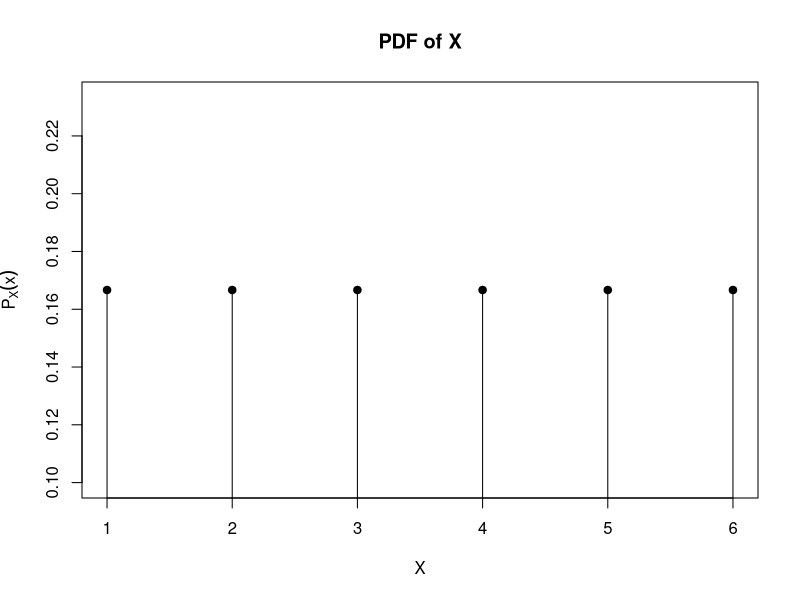
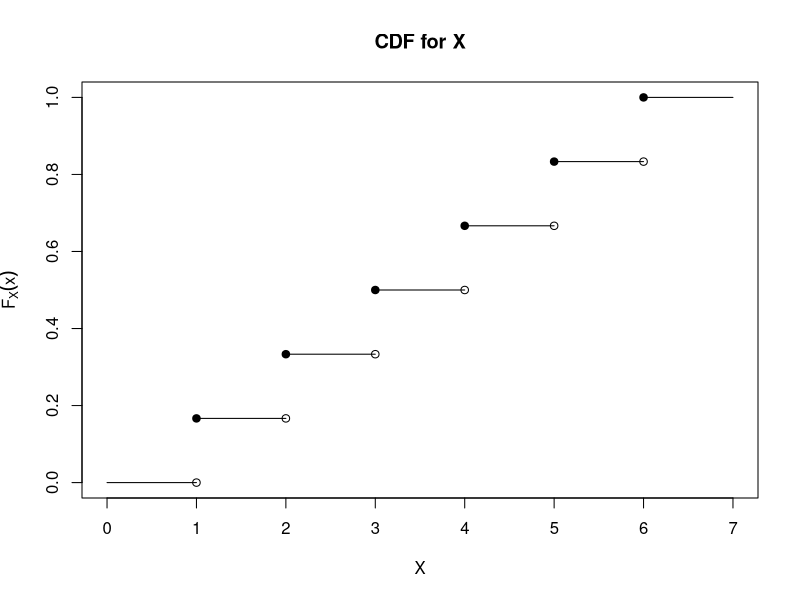
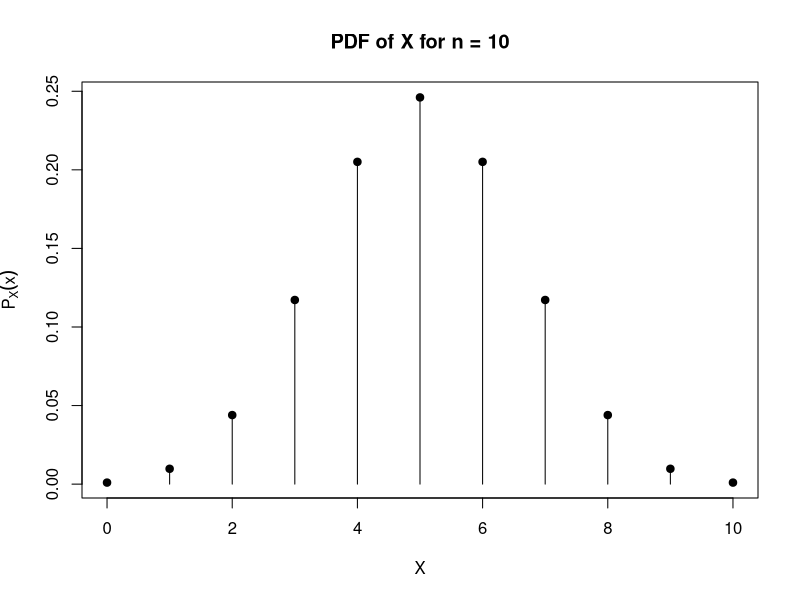
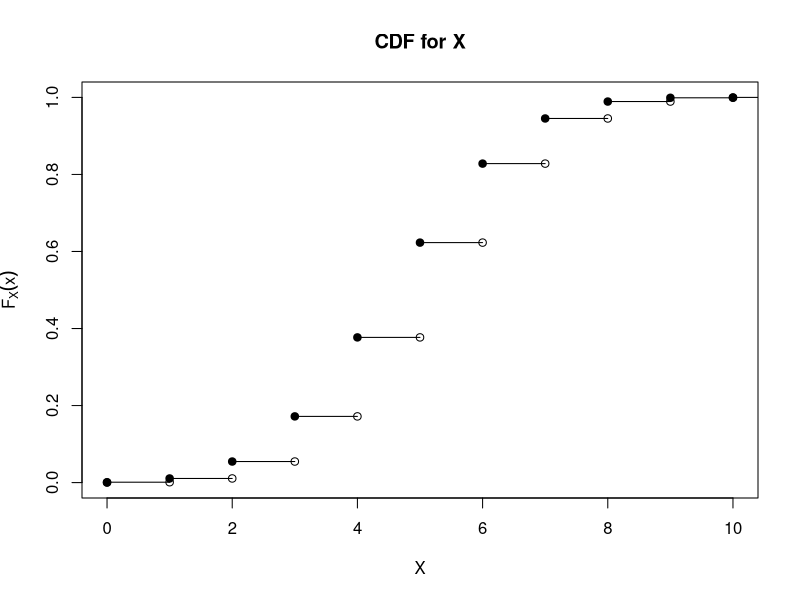
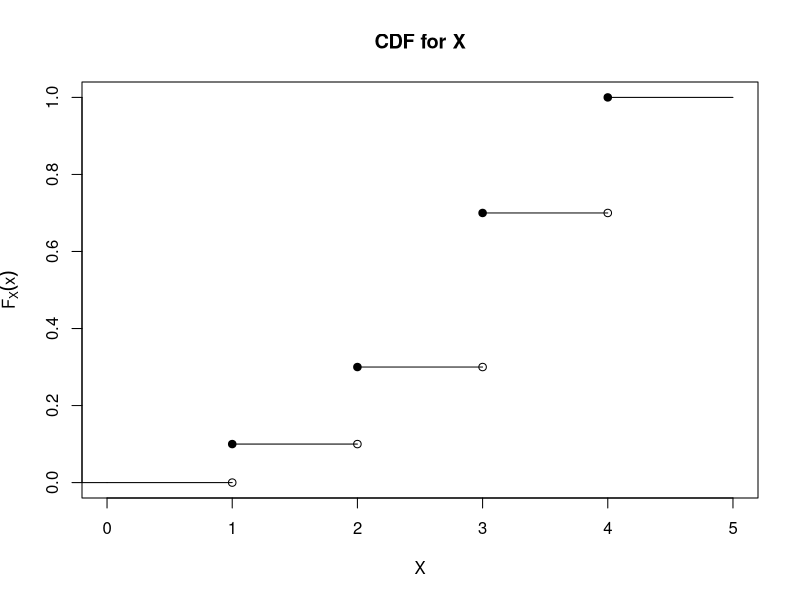
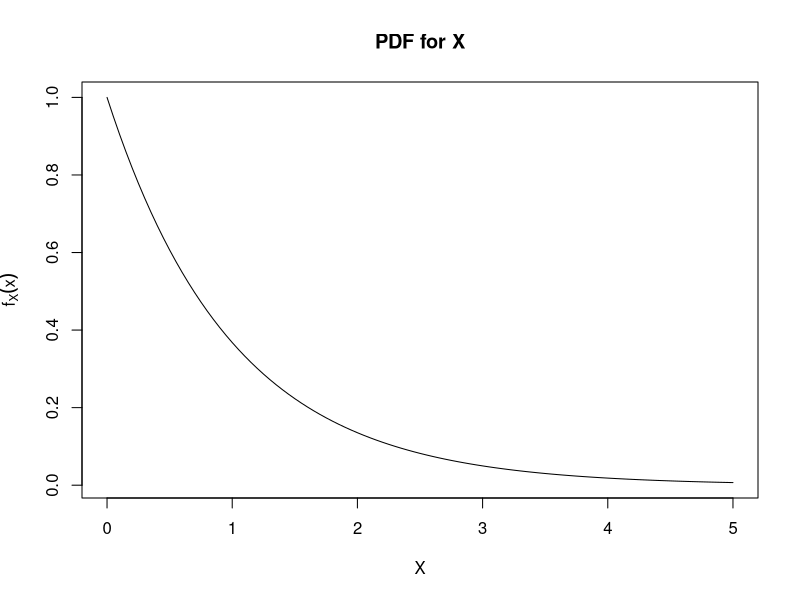
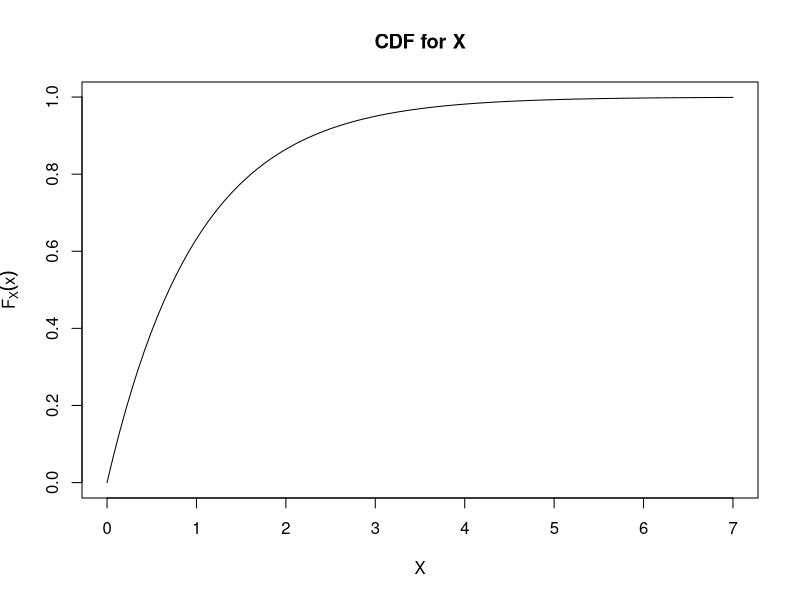
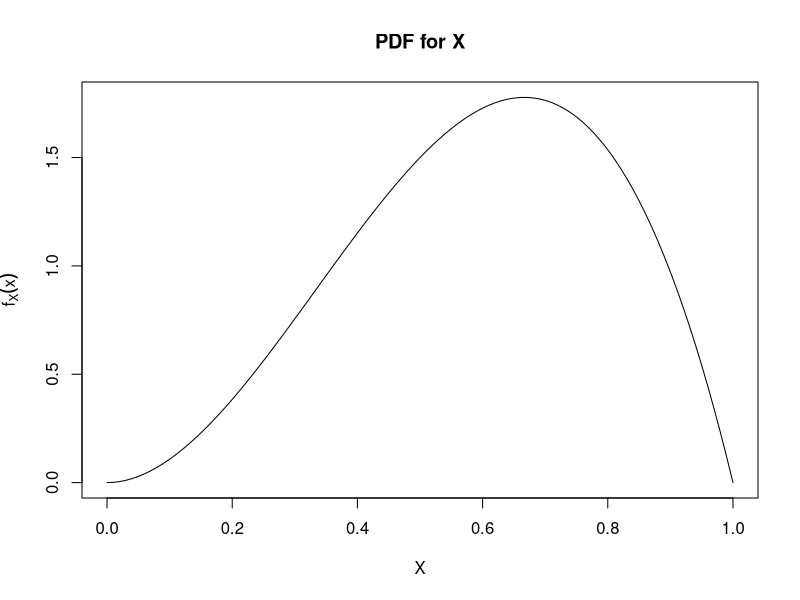

Write the R code that produced these figures, in order.
## ---- chunk 1
#| out-width: "75%"
#| fig-align: center

plot(1:6, rep(1/6, 6), type = 'h', main = "PDF of X", xlab = "X", ylab = expression(paste(P[X](x))))
points(1:6, rep(1/6, 6), pch = 19)
## ---- chunk 2
#| out-width: "68%"
#| fig-align: center

plot("", type = "n", xlim = c(0, 7), ylim = c(0, 1), xlab = "X", ylab = expression(paste(F[X](x))), main = "CDF for X")
points(1:6, 1:6/6, pch = 19)
points(1:6, 0:5/6, pch = 1)
segments(0:6, c(0, (1:6)/6), 1:7, 0:6/6)
## ---- chunk 3
#| out-width: "70%"
#| fig-align: center

plot(0:10, choose(10, 0:10)/2^10, type = 'h', main = "PDF of X for n = 10", xlab = "X", ylab = expression(paste(P[X](x))))
points(0:10, choose(10, 0:10)/2^10, pch = 19)
## ---- chunk 4
# YOUR CODE HERE
## ---- chunk 5
FX <- function(x, n){ 
  1/2^n*sum(choose(n, 0:x)) 
}
## ---- chunk 6
#| out-width: "68%"
#| fig-align: center

plot("", type = "n", xlim = c(0, 10), ylim = c(0, 1), xlab = "X", ylab = expression(paste(F[X](x))), main = "CDF for X")
points(0:10, sapply(0:10, FX, n = 10), pch = 19)
points(0:10, c(0, sapply(0:9, FX, n = 10)), pch = 1)
segments(0:10, sapply(0:10, FX, n = 10), 
         1:11, sapply(0:10, FX, n = 10))
## ---- chunk 7
#| out-width: "75%"
#| fig-align: center

plot("", type = "n", xlim = c(0, 5), ylim = c(0, 1), xlab = "X", ylab = expression(paste(F[X](x))), main = "CDF for X")
points(1:4, c(0.1, 0.3, 0.7, 1), pch = 19)
points(1:4, c(0, 0.1, 0.3, 0.7), pch = 1)
segments(-1:4, c(0, 0, 0.1, 0.3, 0.7, 1), 
         0:5, c(0, 0, 0.1, 0.3, 0.7, 1))
## ---- chunk 8
#| out-width: "60%"
#| fig-align: center

curve(exp(-x), main = "PDF for X", 
      xlab = "X", ylab = expression(paste(f[X](x))),
      xlim = c(0, 5))
## ---- chunk 9
#| out-width: "68%"
#| fig-align: center

curve(1-exp(-x), xlim = c(0, 7), xlab = "X", ylab = expression(paste(F[X](x))), main = "CDF for X")
## ---- chunk 10
#| out-width: "60%"
#| fig-align: center

curve(12*x^2*(1-x), main = "PDF for X", xlab = "X",
      ylab = expression(paste(f[X](x))),
      xlim = c(0, 1))
## ---- chunk 11
#| out-width: "68%"
#| fig-align: center

curve(4*x^3 - 3*x^4, xlim = c(0, 1), xlab = "X", ylab = expression(paste(F[X](x))), main = "CDF for X")
## ---- chunk 12
#| out-width: "68%"
#| fig-align: center

curve(1/sqrt(2*pi) * exp(-(x-2)^2/2), main = "PDF for X", 
      xlab = "X", ylab = expression(paste(f[X](x))),
      xlim = c(-2, 8))
## ---- chunk 13
# YOUR CODE HERE
## ---- chunk 14
FX <- function(x){
  integrate(function(tt) 1/sqrt(2*pi)*exp(-(tt-2)^2/2), 
            lower = -Inf, upper = x)$value
}
## ---- chunk 15
#| out-width: "68%"
#| fig-align: center

plot(seq(-2, 8, length = 1000),
     sapply(seq(-2, 8, length = 1000), FX), 
     xlim = c(-2, 8), 
     xlab = "X", ylab = expression(paste(F[X](x))), main = "CDF for X",
     type = 'l')
## ---- chunk 16
FX <- function(x){ 
  1/2^10*sum(choose(10, 0:x)) 
}
## ---- chunk 17
FX(7) - FX(3)
## ---- chunk 18
# YOUR CODE HERE
## ---- chunk 19
# YOUR CODE HERE
## ---- chunk 20
FX <- function(x){
  integrate(function(tt) 1/sqrt(2*pi)*exp(-(tt-2)^2/2), 
            lower = -Inf, upper = x)$value
}
## ---- chunk 21
# YOUR CODE HERE
